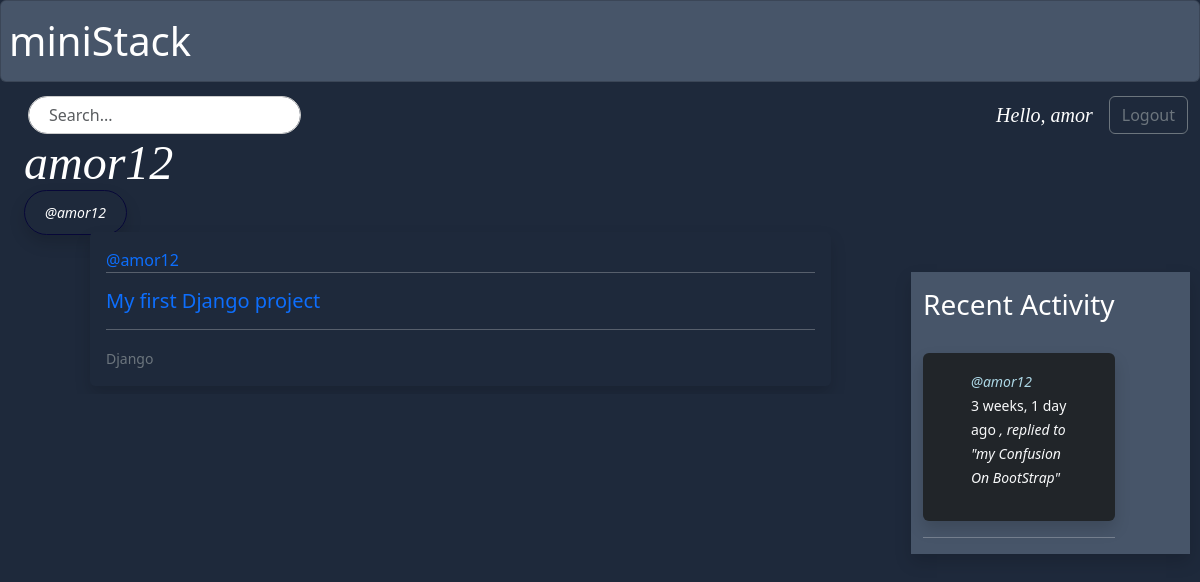
The app's page /profile/3/ (signed in) with its own data.
### base/models.py (models this page shows, shortened)
class Post(models.Model):
    user=models.ForeignKey(User, on_delete=models.SET_NULL,null=True)
    title=models.ForeignKey(Title, on_delete=models.SET_NULL,null=True)
    name=models.CharField(max_length=300)
    description=models.TextField(null=True,blank=True)
    participant=models.ManyToManyField(User,related_name='participants',blank=True)
    updated=models.DateTimeField(auto_now=True)
    created=models.DateTimeField(auto_now_add=True)
    class Meta:
        ordering=['-updated','-created']
    def __str__(self):
        return self.name

class Title (models.Model):
    name = models.CharField(max_length=200)
    def __str__(self):
        return self.name

class Message (models.Model):
    user= models.ForeignKey(User, on_delete=models.CASCADE)
    post=models.ForeignKey(Post, on_delete=models.CASCADE)
    body = models.TextField()
    updated=models.DateTimeField(auto_now=True)
    created=models.DateTimeField(auto_now_add=True)
    class Meta:
        ordering=['-updated','-created']

### base/views.py (the view)
# urls.py: path('profile/<str:pk>/',views.userProfile,name='userprofile'),
def userProfile(request,pk):
    user=User.objects.get(id=pk)
    posts=user.post_set.all()
    comments= user.message_set.all()
    titles=Title.objects.all()
    context = {'user': user, 'posts': posts, 'comments': comments, 'titles': titles}
    return render(request, 'base/profile.html', context)

### base/templates/base/profile.html (shortened to what this page needs)
{% extends 'main.html'%} {% block content %}
<h1 class="fst-italic ms-4" style="font-size: 3rem; font-family: 'Merriweather', serif">{{user.username}}</h1>
<small class="ms-4 fst-italic shadow" style="padding: 12px 20px; border-radius: 30px; border: 1px solid #070738">@{{user.username}}</small>
<div class="container">
  <div>{% include 'base/dashboard.html' %}</div>
  <div>{% include 'base/activity.html'%}</div>
</div>
{% endblock %}

### templates/navbar.html
<div class="container-fluid d-flex justify-content-between">
  <form method="GET" action="" class="d-flex ms-3" role="search">
    <input
      class="form-control custom-search-input"
      type="text"
      name="q"
      placeholder="Search..."
      aria-label="Search"
      style="width: 100%; padding: 12px 20px; border-radius: 30px; border: 1px solid #ccc" />
  </form>
  <div class="d-flex align-items-center ms-auto">
    {% if request.user.is_authenticated %} {% csrf_token %}
    <p class="mb-0 me-3 fs-5 fst-italic" style="font-family: 'Merriweather', serif">Hello, {{request.user}}</p>
    <a class="btn btn-outline-secondary" href="{% url 'logout' %}">Logout</a>
    {% else %}
    <a href="{% url 'login' %}" class="btn btn-outline-secondary">Login</a>
    {% endif %}
  </div>
</div>

### base/templates/base/dashboard.html (shortened to what this page needs)
<div class="mx-3" style="max-height: 400px; overflow-y: auto">
  <div class="mx-3">
    {% for post in posts%}
    <div class="py-2 px-3">
      <div class="py-3 px-3 shadow" style="border-radius: 5px; background-color: rgb(30 41 59)">
        <div style="margin-bottom: -1em" class="d-flex justify-content-between">
          <div>
            <a href="{% url 'userprofile' post.user.id %}" class="my-2">@{{post.user.username}}</a>
          </div>
        </div>
        <hr />
        <div>
          <h5><a class="py-5" href="{% url 'post' post.id %}">{{post.name}}</a></h5>
        </div>
        <hr />
        <small class="my-2 text-secondary text-sm-end">{{post.title}}</small>
      </div>
    </div>
    {% endfor %}
  </div>
</div>

### base/templates/base/activity.html (shortened to what this page needs)
<div class="container my-5 shadow" style="max-height: 400px; background-color: rgb(71, 85, 105); overflow-y: auto; margin-left: 2rem">
  <div class="comments-list">
    <div class="py-3 text-white" style="position: sticky; top: 0; background-color: rgb(71 85 105); z-index: 1000; width: 100%">
      <h3>Recent Activity</h3>
    </div>
    {% for comment in comments %}
    <div class="comment-item px-5 py-3 shadow my-2 bg-dark text-light rounded">
      <small>
        <a href="{% url 'userprofile' comment.user.id %}" style="color: lightblue; font-style: italic"> @{{ comment.user }} </a>
        {{ comment.created|timesince }} ago
      </small>
      <small style="font-style: italic">, replied to "{{ comment.post }}"</small>
    </div>
    <hr />
    {% endfor %}
  </div>
</div>

### templates/main.html (style rules this page uses)
a:link { text-decoration: none; }
* { scrollbar-width: thin; scrollbar-color: rgb(71 85 105); rgb(46, 16, 101); }

### base/templates/base/profile.html (style rules this page uses)
.container { display: grid; grid-template-columns: 3fr 1fr; }
body { background-color: #070738; color: whitesmoke; }

### records on screen
Post: user.username "amor12", name "My first Django project", title "Django"
Message: user "amor12", created "3 weeks, 1 day", post "my Confusion On BootStrap"

### other values on screen
{{ request.user }} "amor"
{{ user.username }} "amor12"
